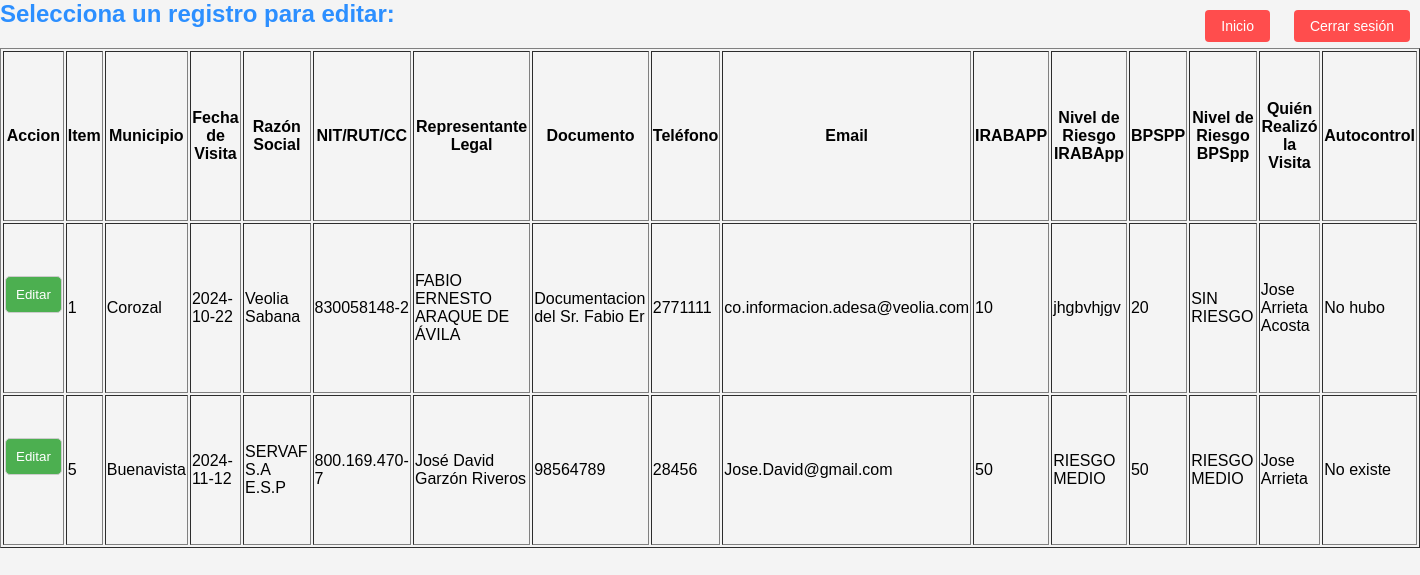
Screenshot of /update_agua.php (signed in) with the database file from the repository.
### tables this page shows
CREATE TABLE `ivc_agua` (
  `item` int(11) NOT NULL,
  `municipio` varchar(30) DEFAULT NULL,
  `fecha_de_visita` varchar(30) DEFAULT NULL,
  `razon_social` varchar(30) DEFAULT NULL,
  `nit_rut_cc` varchar(30) DEFAULT NULL,
  `representante_legal` varchar(30) DEFAULT NULL,
  `documento` varchar(30) DEFAULT NULL,
  `telefono` varchar(20) DEFAULT NULL,
  `e_mail` varchar(40) DEFAULT NULL,
  `irabapp` double DEFAULT NULL,
  `nivel_de_riesgo` varchar(30) DEFAULT NULL,
  `bpspp` double DEFAULT NULL,
  `nivel_de_riesgo_2` varchar(30) DEFAULT NULL,
  `quien_realizo_la_visita` varchar(30) DEFAULT NULL,
  `autocontrol` varchar(30) DEFAULT NULL
);

### update_agua.php (the view, shortened to what this page needs)
<?php
$host = "127.0.0.1:3306";
$port = 3306;
$socket = "";
$user = "u337956361_dsas";
$password = "Saludambiental2024";
$dbname = "u337956361_saludambiental";
$con = new mysqli($host, $user, $password, $dbname, $port, $socket)
    or die('Could not connect to the database server' . mysqli_connect_error());
$query = "SELECT item,
                municipio,
                fecha_de_visita,
                razon_social,
                nit_rut_cc,
                representante_legal,
                documento,
                telefono,
                e_mail,
                irabapp,
                nivel_de_riesgo,
                bpspp,
                nivel_de_riesgo_2,
                quien_realizo_la_visita,
                autocontrol FROM ivc_agua";
if ($stmt = $con->prepare($query)) {
    $stmt->execute();
    $stmt->bind_result(
        $item,
        $municipio,
        $fecha_de_visita,
        $razon_social,
        $nit_rut_cc,
        $representante_legal,
        $documento,
        $telefono,
        $e_mail,
        $irabapp,
        $nivel_de_riesgo,
        $bpspp,
        $nivel_de_riesgo_2,
        $quien_realizo_la_visita,
        $autocontrol
    );
    echo "<h2>Selecciona un registro para editar:</h2>";
    echo "<table border='1' height='500px'>";
    echo "<tr>
            <th>Accion</th>
            <th>Item</th>
            <th>Municipio</th>
            <th>Fecha de Visita</th>
            <th>Razón Social</th>
            <th>NIT/RUT/CC</th>
            <th>Representante Legal</th>
            <th>Documento</th>
            <th>Teléfono</th>
            <th>Email</th>
            <th>IRABAPP</th>
            <th>Nivel de Riesgo IRABApp</th>
            <th>BPSPP</th>
            <th>Nivel de Riesgo BPSpp</th>
            <th>Quién Realizó la Visita</th>
            <th>Autocontrol</th>
          </tr>";
    while ($stmt->fetch()) {
        echo "<tr>";
        echo "<td>";
        echo "<form action='update_agua.php' method='post'>";
        echo "<input type='submit' value='Editar'>";
        echo "</form>";
        echo "</td>";
        echo   "<td>$item</td>
                <td>$municipio</td>
                <td>$fecha_de_visita</td>
                <td>$razon_social</td>
                <td>$nit_rut_cc</td>
                <td>$representante_legal</td>
                <td>$documento</td>
                <td>$telefono</td>
                <td>$e_mail</td>
                <td>$irabapp</td>
                <td>$nivel_de_riesgo</td>
                <td>$bpspp</td>
                <td>$nivel_de_riesgo_2</td>
                <td>$quien_realizo_la_visita</td>
                <td>$autocontrol</td>";
        echo "</tr>";
    }
    echo "</table>";
}
?>
<!DOCTYPE html>
<html lang="es">
<head>
<a href="../amb_1_index/Inicio_calidad_agua.html" class="Index_button">Inicio</a>
<a href="logout_agua_upd.php" class="logout-button">Cerrar sesión</a>
</head>
<body>
</body>
</html>

### update_agua.php (style rules this page uses)
body { font-family: Arial, sans-serif; background-color: #f4f4f4; margin: 0; padding: 0; }
h2 { color: #2c8fff; }
input[type="text"], input[type="number"], input[type="date"], textarea, select, input[type="submit"] { width: 100%; padding: 10px; margin-bottom: 10px; border: 1px solid #ccc; border-radius: 5px; box-sizing: border-box; }
input[type="submit"] { background-color: #4CAF50; color: #fff; cursor: pointer; transition: background-color 0.3s ease; }
.logout-button { display: inline-block; padding: 8px 16px; background-color: #ff4d4d; color: #fff; text-align: center; text-decoration: none; border-radius: 4px; font-size: 14px; font-family: Arial, sans-serif; cursor: pointer; position: absolute; top: 10px; right: 10px; }
.Index_button { display: inline-block; padding: 8px 16px; background-color: #ff4d4d; color: #fff; text-align: center; text-decoration: none; border-radius: 4px; font-size: 14px; font-family: Arial, sans-serif; cursor: pointer; position: absolute; top: 10px; right: 150px; }

### rows the page displays
ivc_agua: item "1", municipio "Corozal", fecha_de_visita "2024-10-22", razon_social "Veolia Sabana", nit_rut_cc "830058148-2", representante_legal "FABIO ERNESTO ARAQUE DE ÁVILA", documento "Documentacion del Sr. Fabio Er", telefono "2771111", e_mail "co.informacion.adesa@veolia.com", irabapp "10", nivel_de_riesgo "jhgbvhjgv", bpspp "20", nivel_de_riesgo_2 "SIN RIESGO", quien_realizo_la_visita "Jose Arrieta Acosta", autocontrol "No hubo"
ivc_agua: item "5", municipio "Buenavista", fecha_de_visita "2024-11-12", razon_social "SERVAF S.A E.S.P", nit_rut_cc "800.169.470-7", representante_legal "José David Garzón Riveros", documento "98564789", telefono "28456", e_mail "Jose.David@gmail.com", irabapp "50", nivel_de_riesgo "RIESGO MEDIO", bpspp "50", nivel_de_riesgo_2 "RIESGO MEDIO", quien_realizo_la_visita "Jose Arrieta", autocontrol "No existe"
